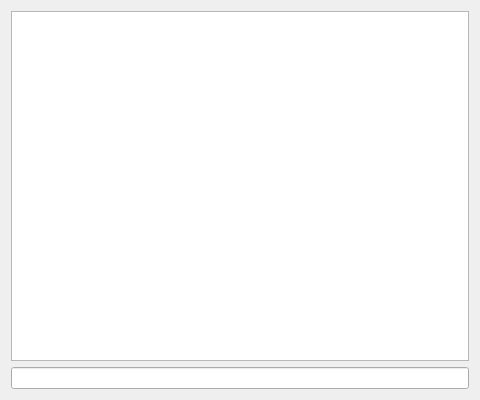
<?xml version="1.0" encoding="UTF-8"?>
<ui version="4.0">
 <class>FilterFeeds</class>
 <widget class="QDialog" name="FilterFeeds">
  <property name="geometry">
   <rect>
    <x>0</x>
    <y>0</y>
    <width>480</width>
    <height>400</height>
   </rect>
  </property>
  <property name="windowTitle">
   <string>Dialog</string>
  </property>
  <layout class="QVBoxLayout" name="verticalLayout">
   <item>
    <widget class="QListView" name="listFilter">
     <property name="horizontalScrollBarPolicy">
      <enum>Qt::ScrollBarAlwaysOff</enum>
     </property>
     <property name="editTriggers">
      <set>QAbstractItemView::NoEditTriggers</set>
     </property>
     <property name="showDropIndicator" stdset="0">
      <bool>false</bool>
     </property>
     <property name="uniformItemSizes">
      <bool>true</bool>
     </property>
     <property name="wordWrap">
      <bool>true</bool>
     </property>
    </widget>
   </item>
   <item>
    <widget class="QLineEdit" name="editFilter"/>
   </item>
  </layout>
 </widget>
 <resources/>
 <connections/>
</ui>
